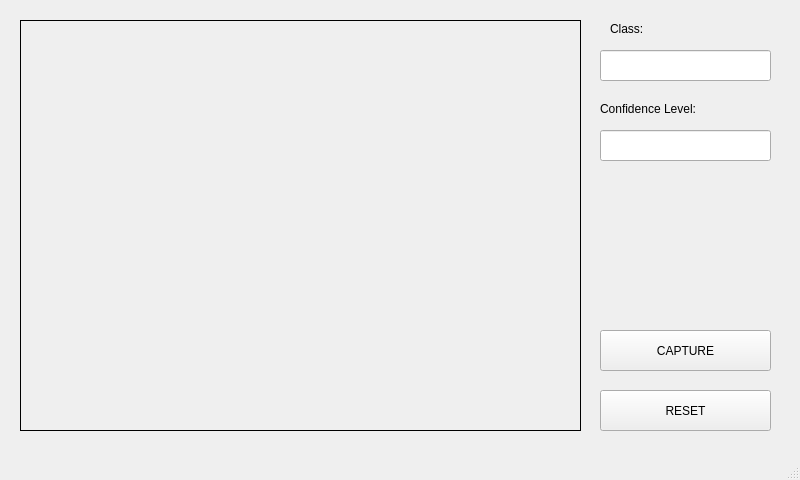
<?xml version="1.0" encoding="UTF-8"?>
<ui version="4.0">
 <class>MainWindow</class>
 <widget class="QMainWindow" name="MainWindow">
  <property name="geometry">
   <rect>
    <x>0</x>
    <y>0</y>
    <width>800</width>
    <height>480</height>
   </rect>
  </property>
  <property name="windowTitle">
   <string>MainWindow</string>
  </property>
  <widget class="QWidget" name="centralwidget">
   <widget class="QLabel" name="image_label">
    <property name="geometry">
     <rect>
      <x>20</x>
      <y>20</y>
      <width>561</width>
      <height>411</height>
     </rect>
    </property>
    <property name="frameShape">
     <enum>QFrame::Box</enum>
    </property>
    <property name="text">
     <string/>
    </property>
    <property name="alignment">
     <set>Qt::AlignCenter</set>
    </property>
   </widget>
   <widget class="QPushButton" name="capture_button">
    <property name="geometry">
     <rect>
      <x>600</x>
      <y>330</y>
      <width>171</width>
      <height>41</height>
     </rect>
    </property>
    <property name="text">
     <string>CAPTURE</string>
    </property>
   </widget>
   <widget class="QLabel" name="class_label">
    <property name="geometry">
     <rect>
      <x>610</x>
      <y>20</y>
      <width>121</width>
      <height>17</height>
     </rect>
    </property>
    <property name="text">
     <string>Class:</string>
    </property>
   </widget>
   <widget class="QLineEdit" name="class_textbox">
    <property name="geometry">
     <rect>
      <x>600</x>
      <y>50</y>
      <width>171</width>
      <height>31</height>
     </rect>
    </property>
   </widget>
   <widget class="QLineEdit" name="confidence_textbox">
    <property name="geometry">
     <rect>
      <x>600</x>
      <y>130</y>
      <width>171</width>
      <height>31</height>
     </rect>
    </property>
    <property name="text">
     <string/>
    </property>
   </widget>
   <widget class="QLabel" name="confidence_label">
    <property name="geometry">
     <rect>
      <x>600</x>
      <y>100</y>
      <width>141</width>
      <height>17</height>
     </rect>
    </property>
    <property name="text">
     <string>Confidence Level:</string>
    </property>
   </widget>
   <widget class="QPushButton" name="reset_button">
    <property name="geometry">
     <rect>
      <x>600</x>
      <y>390</y>
      <width>171</width>
      <height>41</height>
     </rect>
    </property>
    <property name="text">
     <string>RESET</string>
    </property>
   </widget>
  </widget>
  <widget class="QMenuBar" name="menubar">
   <property name="geometry">
    <rect>
     <x>0</x>
     <y>0</y>
     <width>800</width>
     <height>22</height>
    </rect>
   </property>
  </widget>
  <widget class="QStatusBar" name="statusbar"/>
 </widget>
 <resources/>
 <connections/>
</ui>
